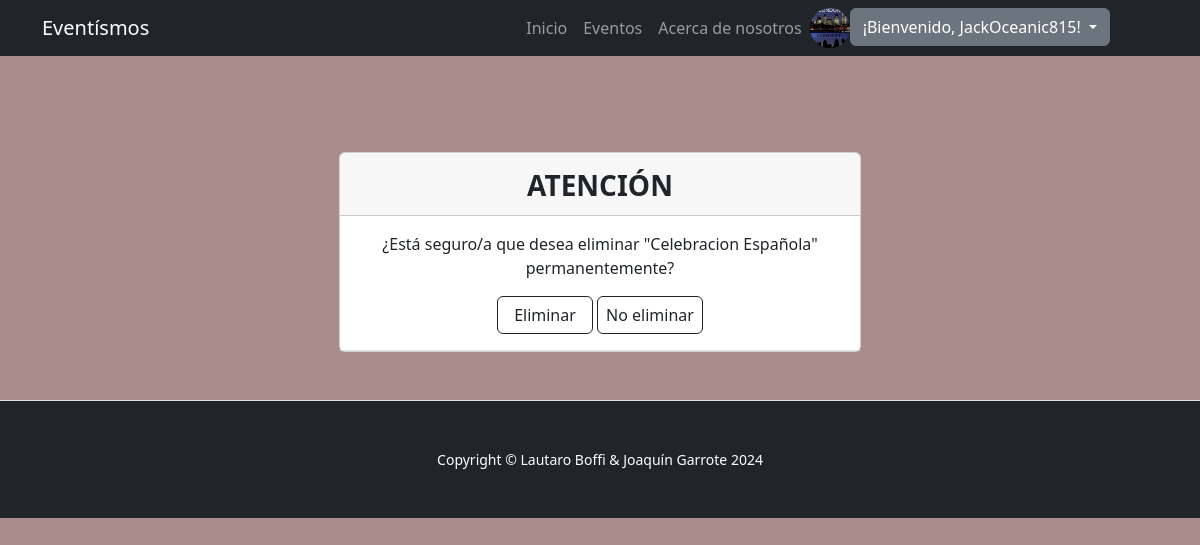
Screenshot of /appentrega/evento_eliminar/1/ (signed in) with the database file from the repository.
### users/models.py (models this page shows, shortened)
class CustomUser(AbstractUser):
    first_name = models.CharField(max_length=30, blank=True)
    last_name = models.CharField(max_length=30, blank=True)
    profile_picture = models.ImageField(upload_to='profile_pictures/', null=True, blank=True)
    description = models.CharField(max_length=30, blank=True)

### appentrega/models.py (models this page shows)
class Evento(models.Model):
    nombre = models.CharField(max_length=40)
    categoria = models.CharField(max_length=40)
    ubicacion = models.CharField(max_length=40)
    fecha = models.CharField(max_length=40)
    descripcion = models.CharField(max_length=10000)
    imagen = models.ImageField(upload_to='event_images/', null=True, blank=True)
    def __str__(self):
        return self.nombre

### appentrega/views.py (the view)
# urls.py: path('evento_eliminar/<int:pk>/', views.EventoDeleteView.as_view(), name="EliminarEvento"),
class EventoDeleteView(LoginRequiredMixin, DeleteView):
    model = Evento
    success_url = reverse_lazy("ListaEvento")
    template_name = 'appentrega/evento/evento_confdel.html'

### appentrega/templates/appentrega/evento/evento_confdel.html (shortened to what this page needs)
{% extends 'appentrega/base.html' %}
{% load static %}
{% block form %}
<section class="py-5 border-bottom">
    <div class="container px-5 px-lg-6 mt-5">
        <div class="row gx-10 gx-lg-0 row-cols-5 row-cols-md-3 row-cols-xl-2 justify-content-center">
            <div class="card mb-0">
                <div class="card-header">
                    <div class="text-center my-1">
                        <h3 class="fw-bolder mb-1 mt-2">ATENCIÓN</h3>
                    </div>
                </div>
                <section class="py-0 border-bottom">
                    <div class="container px-0 px-lg-4 mb-3 mt-0">
                        <div class="text-center my-1">
                            <form method="POST">
                                <div class="text-center my-0 mt-3">
                                    <p style="font-size: medium;">¿Está seguro/a que desea eliminar "{{ object }}" permanentemente?</p>
                                    <input type="submit" value="Eliminar" class="btn btn-outline-dark px-3">
                                    <a href="{% url 'EditarEvento' evento.id %}" class="btn btn-outline-dark px-2">No eliminar</a>
                                </div>
                            </form>
                        </div>
                    </div>
                </section>
            </div>
        </div>
    </div>
</section>
{% endblock form %}

### appentrega/templates/appentrega/base.html (shortened to what this page needs)
<!DOCTYPE html>
<html lang="en">
  <head>
    {% load static %}
    <link href="{% static "css/styles.css" %}" rel="stylesheet" />
  </head>
  <body>
    <nav class="navbar navbar-expand-lg navbar-dark bg-dark">
      <div class="container">
        <a class="navbar-brand" href="{% url "Inicio" %}">Eventísmos</a>
        <div class="collapse navbar-collapse" id="navbarSupportedContent">
          <ul class="navbar-nav ms-auto mt-0 mb-lg-0 me-5">
            <li class="nav-item"><a class="nav-link" href="{% url "Inicio" %}">Inicio</a></li>
            <li class="nav-item"><a class="nav-link" href="{% url "ListaEvento" %}">Eventos</a></li>
            <li class="nav-item"><a class="nav-link" href="{% url "About" %}">Acerca de nosotros</a></li>
            {% if request.user.is_authenticated %}
            {% if user.profile_picture %}
                <img src="{{user.profile_picture.url}}" alt="" class="rounded-circle profile-picture" style="height: 40px;width: 40px;">
            {% endif %}
            <div class="dropdown">
                <button class="btn btn-secondary dropdown-toggle" type="button" id="dropdownMenuButton1" data-bs-toggle="dropdown" aria-expanded="false">
                   ¡Bienvenido, {{ request.user.username }}!
                </button>
            </div>
        {% endif %}
          </ul>
        </div>
      </div>
    </nav>
    {% block form %}
    {% endblock form %}
    <footer class="py-5 bg-dark">
      <div class="container px-5">
        <p class="m-0 text-center text-white small">Copyright &copy; Lautaro Boffi & Joaquín Garrote 2024</p>
      </div>
    </footer>
  </body>
</html>

### rows the page displays
CustomUser: profile_picture (picture), user.username "JackOceanic815"
Evento: nombre "Celebracion Española"
